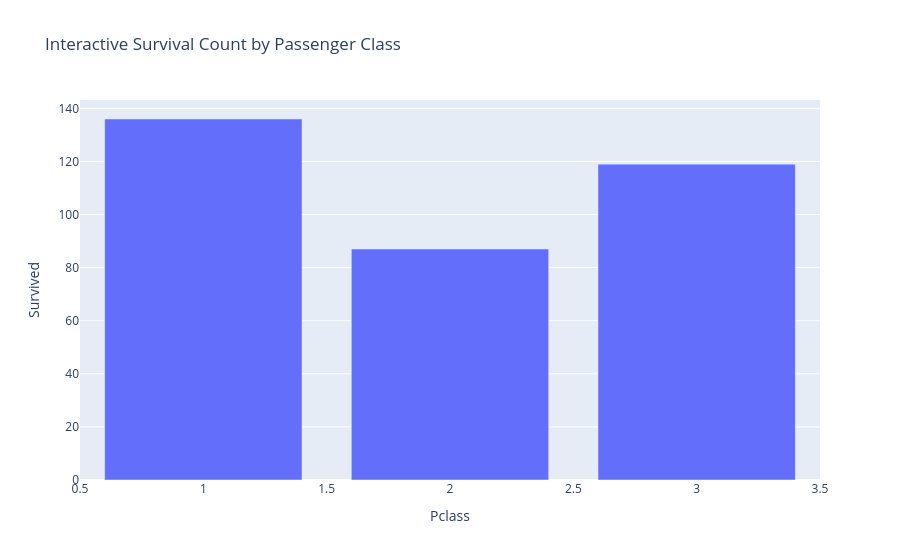

The notebook cell saved with this chart:
### Markdown cell above
# Chart 7: Interactive Survival Count by Passenger Class

### Code cell
plotly_bar = (
    df.groupby("Pclass")["Survived"]
      .sum()
      .reset_index()
)

fig = px.bar(
    plotly_bar,
    x="Pclass",
    y="Survived",
    title="Interactive Survival Count by Passenger Class"
)

fig.show()

### Figure 1 — Plotly figure (JSON) as saved in the notebook; plotly's stock layout.template omitted (floating-point values rounded to 4 significant figures)
{"data": [{"hovertemplate": "Pclass=%{x}<br>Survived=%{y}<extra></extra>", "legendgroup": "", "marker": {"color": "#636efa", "pattern": {"shape": ""}}, "name": "", "orientation": "v", "showlegend": false, "textposition": "auto", "type": "bar", "x": [1, 2, 3], "xaxis": "x", "y": [136, 87, 119], "yaxis": "y"}], "layout": {"barmode": "relative", "legend": {"tracegroupgap": 0}, "title": {"text": "Interactive Survival Count by Passenger Class"}, "xaxis": {"anchor": "y", "domain": [0, 1], "title": {"text": "Pclass"}}, "yaxis": {"anchor": "x", "domain": [0, 1], "title": {"text": "Survived"}}}}
